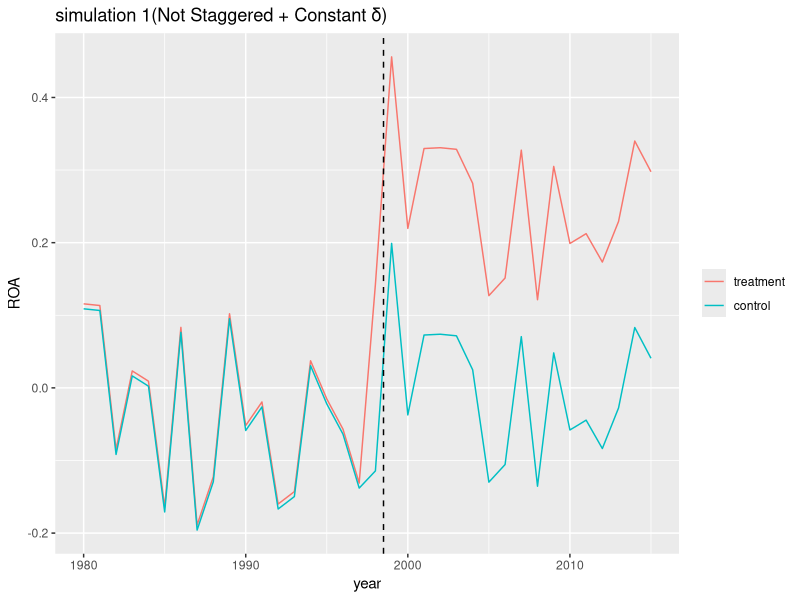
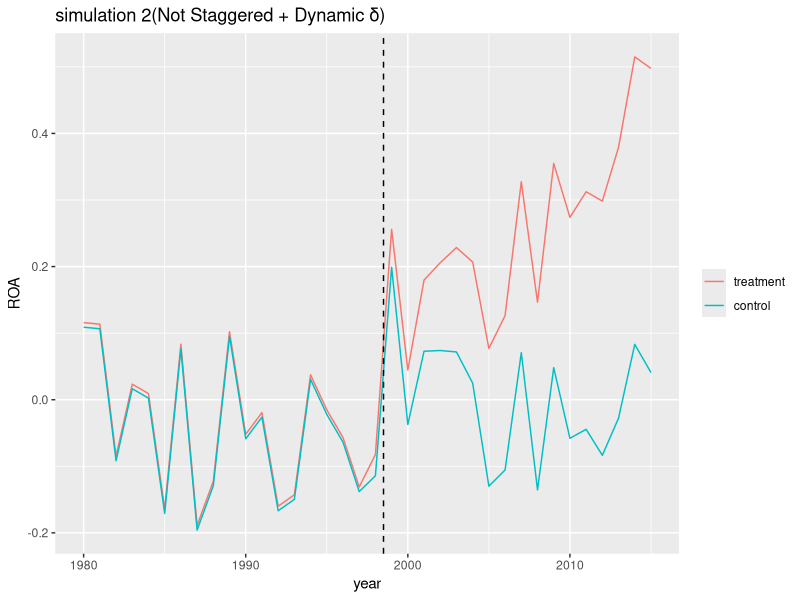

Generate these figures, in order, with R:
## ---- chunk 1
knitr::opts_chunk$set(echo = FALSE)
## ---- chunk 2
library(tidyverse)
library(ggplot2)
## ---- chunk 3
set.seed(1)
#初期値設定
firm_id <- rep(1:1000,each=36)
#企業1000社、各36年
year <- rep(1980:2015,1000)
#1980年から2015まで、各1000社を観察
#各社の固定効果を正規分布に則り発生、各年度に割り当て
alpha <- rnorm(1000, mean = 0, sd = 0.1) |>
  rep(each = 36)
#各年の時間効果を正規分布に則り発生、各社に割り当て
lambda <- rnorm(36, mean = 0, sd = 0.1)|>
  rep(1000)
sigma <- 0.5


data <- tibble(firm_id, year, alpha,lambda)|>
  mutate(treatment = if_else(between(firm_id,1,500),1,0),
         d_it = case_when(treatment == 1 & year >= 1998 ~ 1,
                          .default = 0),
         roa1 = 0.5*sigma*d_it + alpha + lambda,
         roa2 = 0.05*sigma*d_it * (year-1997) + alpha + lambda
         )

#刺激の有無、ダミー変数（あり＝１）、ROA値の作成

## ---- chunk 4
data |>
  summarise(roa1_mean = mean(roa1),
            .by = c(treatment, year))|>
  mutate(lbl=recode_factor(treatment,`1`="treatment",`0`="control"))|>
  ggplot(aes(x=year, y=roa1_mean, color = lbl))+
  geom_line()+
  geom_vline(xintercept=1998.5,linetype="dashed")+
  labs(x="year" , y="ROA", title= "simulation 1(Not Staggered + Constant δ)" ,color=NULL)

## ---- chunk 5

data |>
  summarise(roa2_mean = mean(roa2),
            .by = c(treatment, year))|>
  mutate(lbl=recode_factor(treatment,`1`="treatment",`0`="control"))|>
  ggplot(aes(x=year, y=roa2_mean, color = lbl))+
  geom_line()+
  geom_vline(xintercept=1998.5,linetype="dashed")+
  labs(x="year" , y="ROA", title= "simulation 2(Not Staggered + Dynamic δ)" ,color=NULL)

## ---- chunk 6


